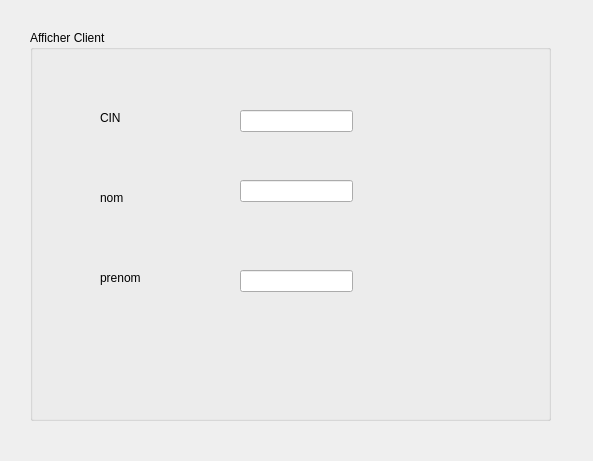
<?xml version="1.0" encoding="UTF-8"?>
<ui version="4.0">
 <class>Dialog</class>
 <widget class="QDialog" name="Dialog">
  <property name="geometry">
   <rect>
    <x>0</x>
    <y>0</y>
    <width>593</width>
    <height>461</height>
   </rect>
  </property>
  <property name="windowTitle">
   <string>Dialog</string>
  </property>
  <widget class="QGroupBox" name="groupBox">
   <property name="geometry">
    <rect>
     <x>30</x>
     <y>30</y>
     <width>521</width>
     <height>391</height>
    </rect>
   </property>
   <property name="title">
    <string>Afficher Client</string>
   </property>
   <widget class="QLabel" name="label">
    <property name="geometry">
     <rect>
      <x>70</x>
      <y>80</y>
      <width>56</width>
      <height>16</height>
     </rect>
    </property>
    <property name="text">
     <string>CIN</string>
    </property>
   </widget>
   <widget class="QLabel" name="label_2">
    <property name="geometry">
     <rect>
      <x>70</x>
      <y>240</y>
      <width>56</width>
      <height>16</height>
     </rect>
    </property>
    <property name="text">
     <string>prenom</string>
    </property>
   </widget>
   <widget class="QLabel" name="label_3">
    <property name="geometry">
     <rect>
      <x>70</x>
      <y>160</y>
      <width>56</width>
      <height>16</height>
     </rect>
    </property>
    <property name="text">
     <string>nom</string>
    </property>
   </widget>
   <widget class="QLineEdit" name="lineEdit_cinD">
    <property name="geometry">
     <rect>
      <x>210</x>
      <y>80</y>
      <width>113</width>
      <height>22</height>
     </rect>
    </property>
    <property name="readOnly">
     <bool>true</bool>
    </property>
   </widget>
   <widget class="QLineEdit" name="lineEdit_nomD">
    <property name="geometry">
     <rect>
      <x>210</x>
      <y>150</y>
      <width>113</width>
      <height>22</height>
     </rect>
    </property>
    <property name="readOnly">
     <bool>true</bool>
    </property>
   </widget>
   <widget class="QLineEdit" name="lineEdit_prenomD">
    <property name="geometry">
     <rect>
      <x>210</x>
      <y>240</y>
      <width>113</width>
      <height>22</height>
     </rect>
    </property>
    <property name="readOnly">
     <bool>true</bool>
    </property>
   </widget>
  </widget>
 </widget>
 <resources/>
 <connections/>
</ui>
